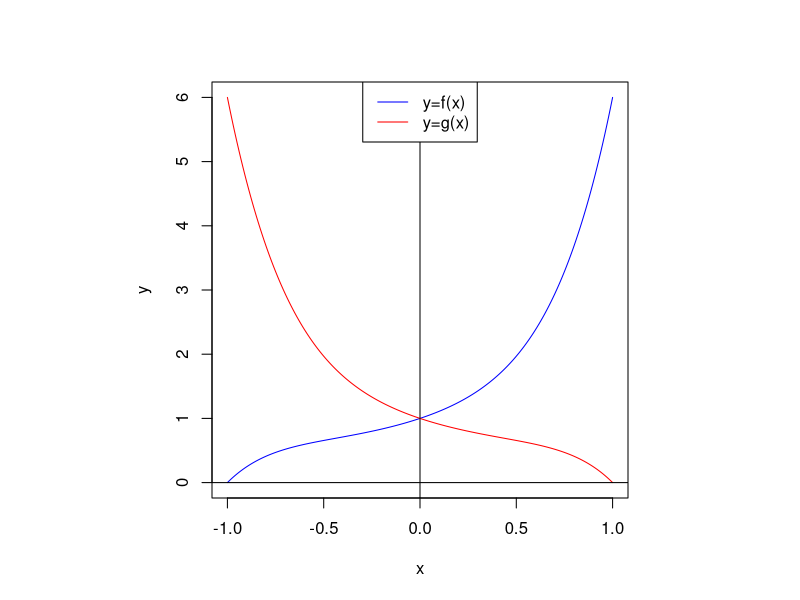
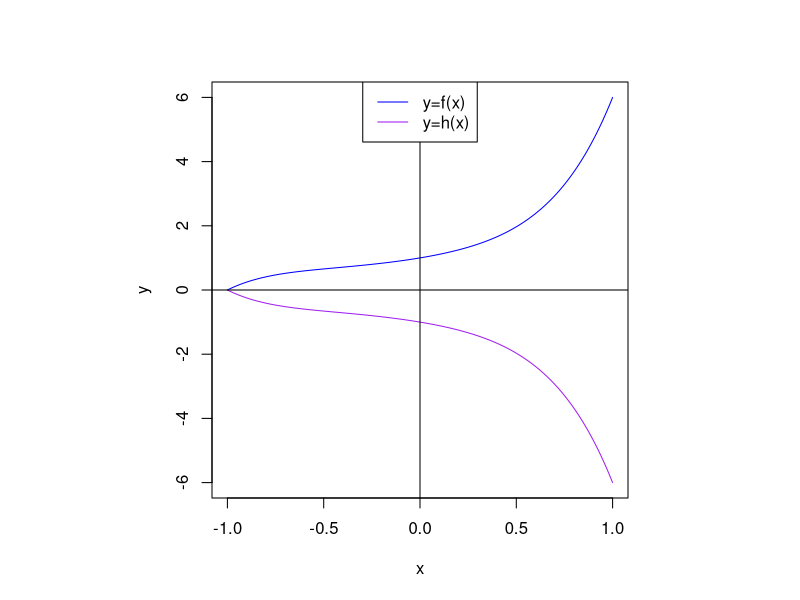
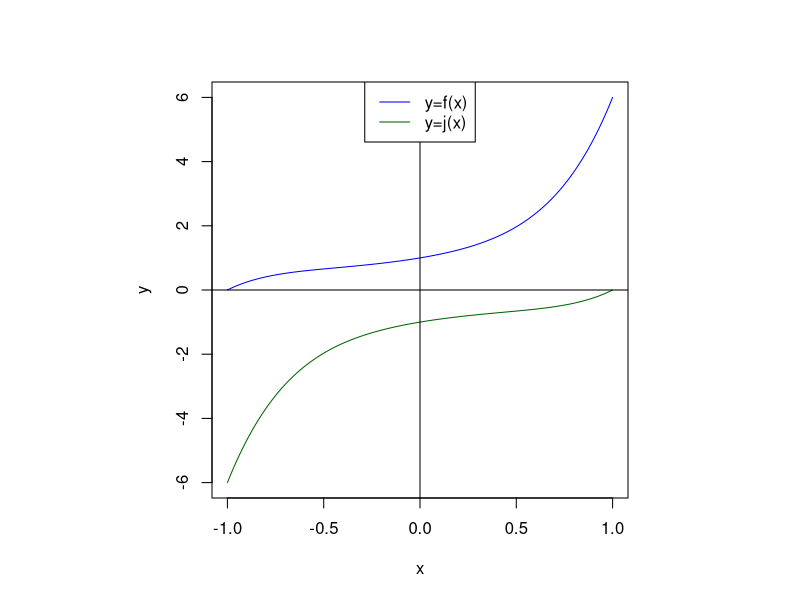
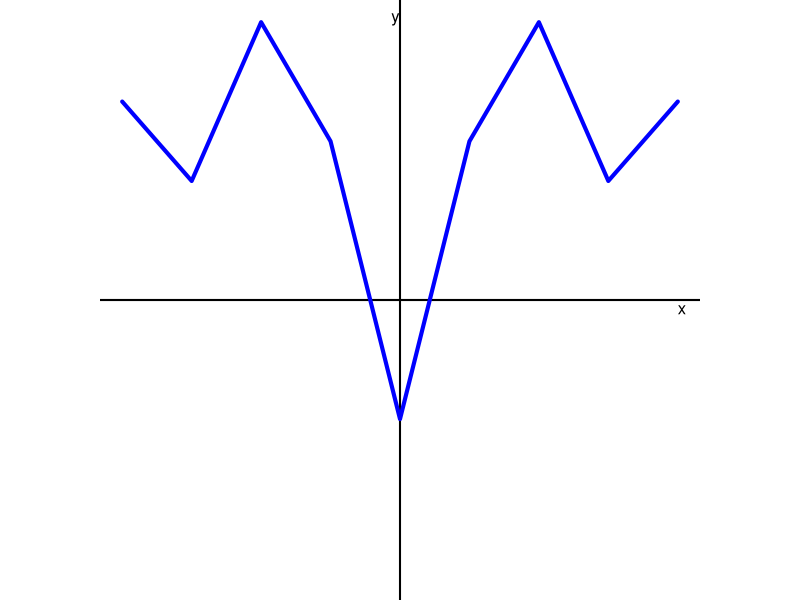
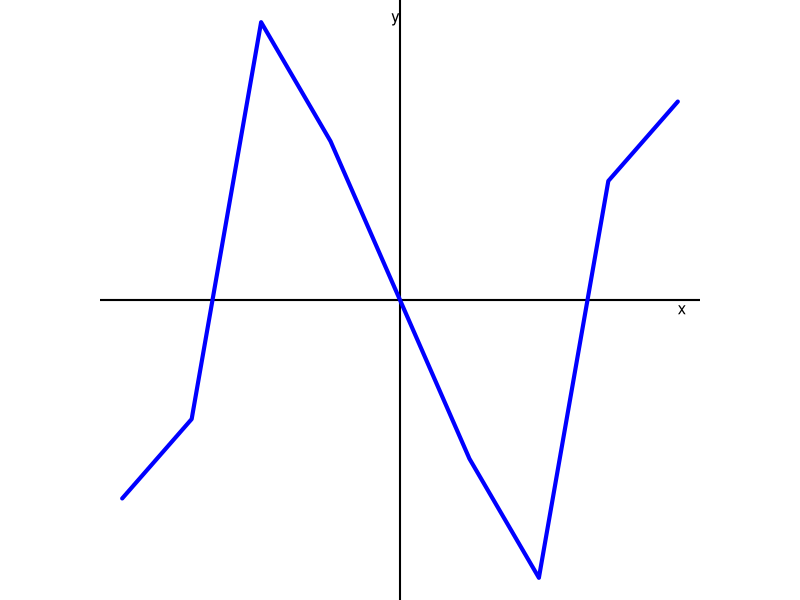

Source code (R) for these figures, in order:
## ---- chunk 1
par(pty="s")
x = seq(-1,1,0.01)
f = x^5+x^4+x^3+x^2+x+1
g = -x^5+x^4-x^3+x^2-x+1
plot(x,f,"l",col="blue",ylab="y")
lines(x,g,col="red")
abline(h=0)
abline(v=0)
legend("top",c("y=f(x)","y=g(x)"),col=c("blue","red"),lwd=c(1,1))
## ---- chunk 2
par(pty="s")
x = seq(-1,1,0.01)
f = x^5+x^4+x^3+x^2+x+1
h = -f
plot(x,f,"l",col="blue",ylab="y",ylim=c(-6,6))
lines(x,h,col="purple")
abline(h=0)
abline(v=0)
legend("top",c("y=f(x)","y=h(x)"),col=c("blue","purple"),lwd=c(1,1))
## ---- chunk 3
par(pty="s")
x = seq(-1,1,0.01)
f = x^5+x^4+x^3+x^2+x+1
j = -g
plot(x,f,"l",col="blue",ylab="y",ylim=c(-6,6))
lines(x,j,col="darkgreen")
abline(h=0)
abline(v=0)
legend("top",c("y=f(x)","y=j(x)"),col=c("blue","darkgreen"),lwd=c(1,1))
## ---- chunk 4
library(kableExtra)
x = -4:4
f = c(5,3,7,4,-3,4,7,3,5)
df = data.frame(x,f)
colnames(df) = c("$x$","$f(x)$")
kable(df) %>%
    kable_styling(bootstrap_options = "bordered",full_width = F)
## ---- chunk 5
x = -4:4
f = c(5,3,7,4,-3,4,7,3,5)
par(pty="s",mar=c(0,0,0,0))
plot(x,f,"l",lwd=2,col="blue",axes=F,ann=F,ylim=c(-max(abs(f)),max(abs(f))))
abline(v=0,lwd=2)
abline(h=0,lwd=2)
lines(x,f,col="blue",lwd=4)
text(4,0,"x",adj=c(0,1.1))
text(0,7,"y",adj=c(1.1,0))

## ---- chunk 6
library(kableExtra)
x = -4:4
f = c(-5,-3,7,4,0,-4,-7,3,5)
df = data.frame(x,f)
colnames(df) = c("$x$","$f(x)$")
kable(df) %>%
    kable_styling(bootstrap_options = "bordered",full_width = F)
## ---- chunk 7

par(pty="s",mar=c(0,0,0,0))
plot(x,f,"l",lwd=2,col="blue",axes=F,ann=F)
abline(v=0,lwd=2)
abline(h=0,lwd=2)
lines(x,f,col="blue",lwd=4)
text(4,0,"x",adj=c(0,1.1))
text(0,7,"y",adj=c(1.1,0))
